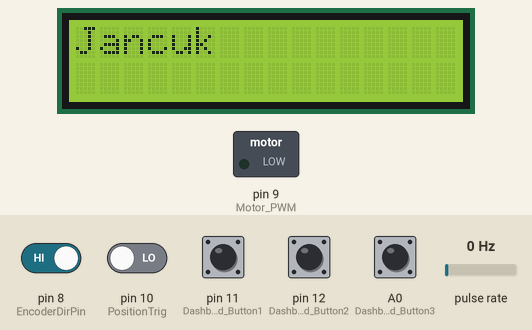
This sketch was run on a simulated Arduino Uno, built with avr-gcc and run on an emulated ATmega328P. Shown: 16×2 character LCD, switched loads named in the sketch (green lamp = pin HIGH). Wiring (inferred from the names in the program): pulse sensor: data pin 2. Dashed ring = blinking. The test bench sets the inputs (shaded band); at power-on: A0 (Dashboard_Button3), pin 8 (EncoderDirPin), pin 11 (Dashboard_Button1), pin 12 (Dashboard_Button2) HIGH, pin 10 (PositionTrig) LOW, pulse rate 0 Hz. What the sketch prints to the serial monitor is not drawn.

Above: at 1.3 s.
1.4 s: pulse rate (sensor on pin 2) set to 4 Hz
At 2.9 s:
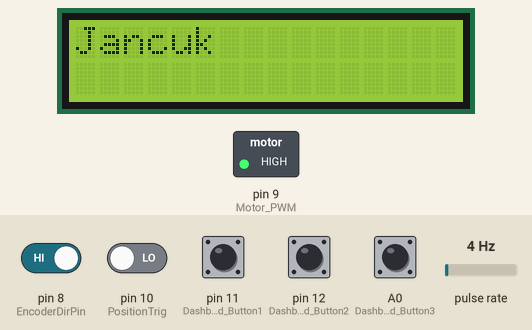
4.6 s: pin 8 (EncoderDirPin) driven LOW
7.6 s: pulse rate (sensor on pin 2) set to 150 Hz
10.8 s: pin 8 (EncoderDirPin) driven HIGH
At 12.5 s:
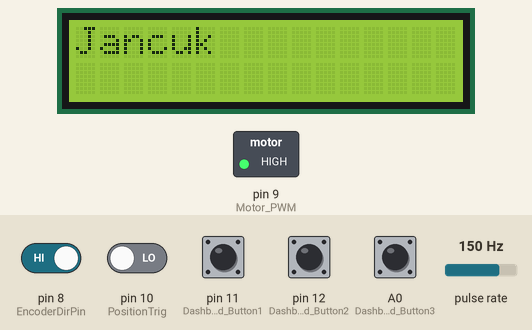
14.9 s: pulse rate (sensor on pin 2) set to 196 Hz
18.2 s: pin 8 (EncoderDirPin) driven LOW and pin 10 (PositionTrig) driven HIGH
Timing chart, 0 to 23.2 s (numbered marks = the images above; inputs shaded):
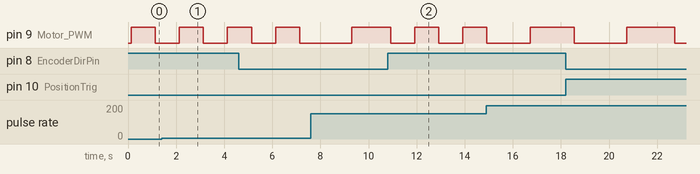

The sketch:

GowinTestScript.ino
```cpp
#include <Wire.h>
#include <LiquidCrystal_I2C.h>

// PIN Define
#define EncoderTickPin 2
#define EncoderDirPin 8
#define PositionTrig 10

#define Dashboard_Button1 11
#define Dashboard_Button2 12
#define Dashboard_Button3 A0

#define Motor_PWM 9

LiquidCrystal_I2C lcd(0x27,16,2);

void setup() {
  // initialize digital pin LED_BUILTIN as an output.
  //pinMode(LED_BUILTIN, OUTPUT);

  //INITIALIZATION
  pinMode(EncoderTickPin, INPUT_PULLUP);
  pinMode(EncoderDirPin, INPUT_PULLUP);
  pinMode(PositionTrig, INPUT);
  pinMode(Dashboard_Button1, INPUT_PULLUP);
  pinMode(Dashboard_Button2, INPUT_PULLUP);
  pinMode(Dashboard_Button3, INPUT_PULLUP);
  pinMode(Motor_PWM, OUTPUT);

  lcd.init();                      // initialize the lcd
  lcd.init();
  // Print a message to the LCD.
  lcd.backlight();
  lcd.setCursor(0,0);
  lcd.print("Jancuk");

  attachInterrupt(digitalPinToInterrupt(EncoderTickPin),encoderTick,FALLING);
  Serial.begin(9600);
}

// the loop function runs over and over again forever
void loop() {
  Serial.print("Pos:");Serial.print(digitalRead(PositionTrig));Serial.print(" ");
  Serial.print("DB1:");Serial.print(digitalRead(Dashboard_Button1));Serial.print(" ");
  Serial.print("DB2:");Serial.print(digitalRead(Dashboard_Button2));Serial.print(" ");
  Serial.print("DB3:");Serial.print(digitalRead(Dashboard_Button3));Serial.print(" ");
  Serial.println(" ");
  analogWrite(Motor_PWM,255);
  delay(1000);                       // wait for a second
  Serial.print("Pos:");Serial.print(digitalRead(PositionTrig));Serial.print(" ");
  Serial.print("DB1:");Serial.print(digitalRead(Dashboard_Button1));Serial.print(" ");
  Serial.print("DB2:");Serial.print(digitalRead(Dashboard_Button2));Serial.print(" ");
  Serial.print("DB3:");Serial.print(digitalRead(Dashboard_Button3));Serial.print(" ");
  Serial.println(" ");
  analogWrite(Motor_PWM,0);
  delay(1000);                       // wait for a second
}

void encoderTick(){
  if(digitalRead(EncoderDirPin)){
    Serial.println("maju");
  }else{
    Serial.println("mundur");
    }
}
```
